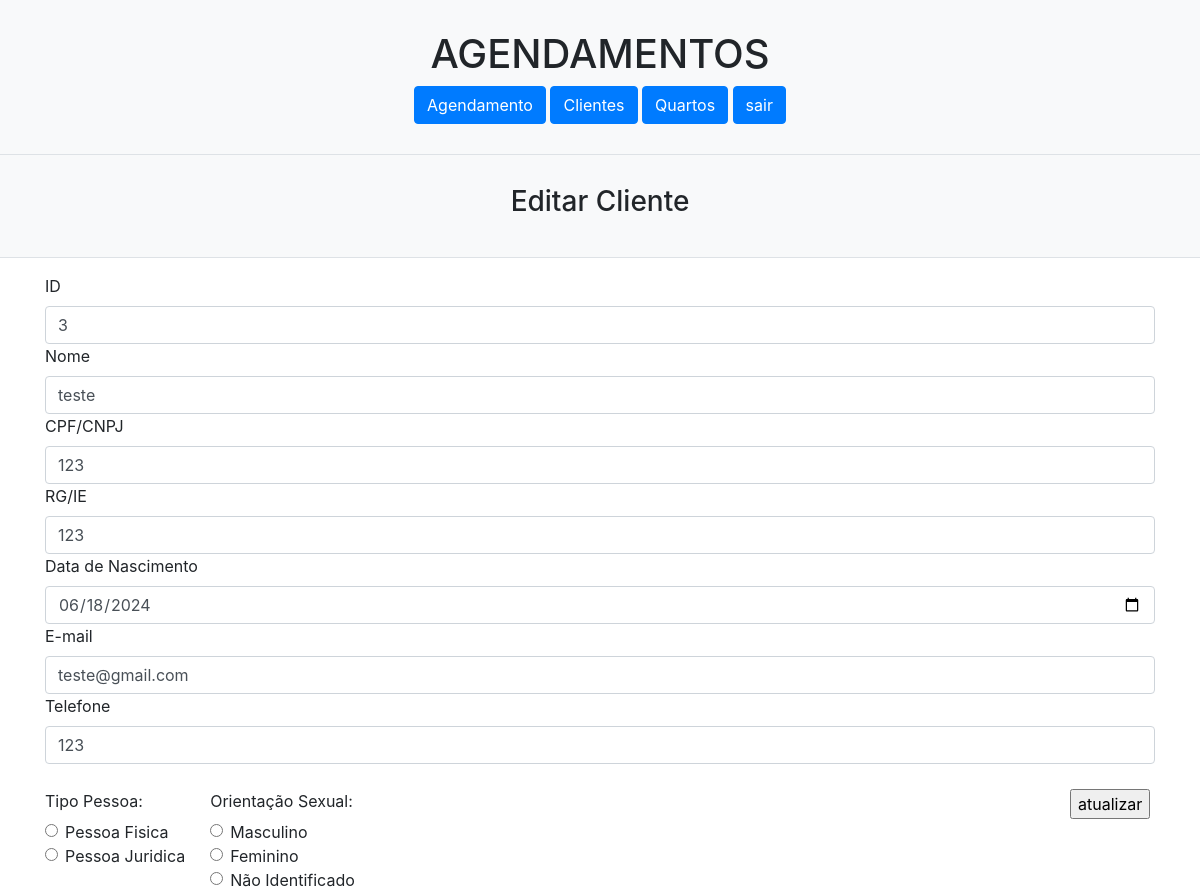
The app's page /Scripts/agenda.php?menuop=editarcliente&idcli=3, older data.
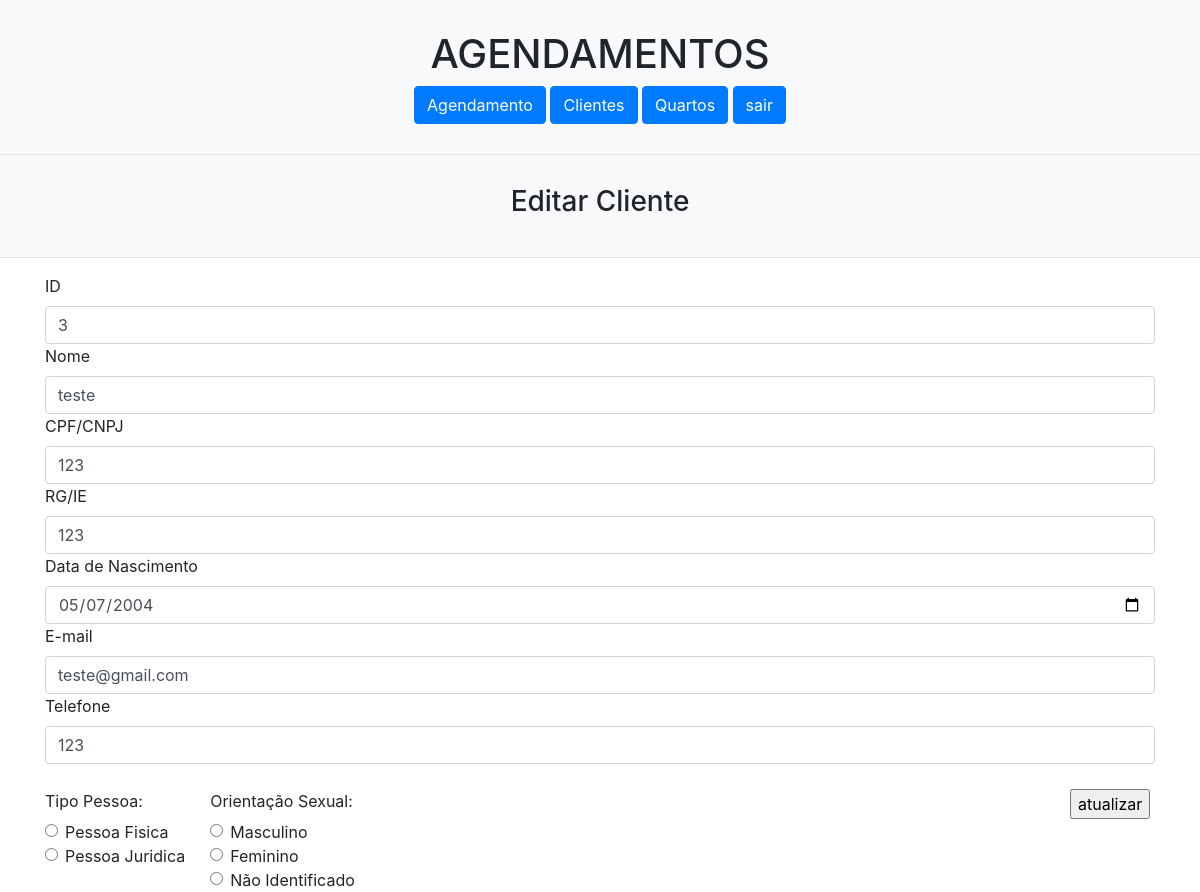
The same page, newer data.
### tables this page shows
CREATE TABLE IF NOT EXISTS `pessoas` (
  `id_pessoa` int NOT NULL AUTO_INCREMENT,
  `nome` varchar(100) NOT NULL,
  `cpfcnpj` varchar(20) NOT NULL,
  `rgie` varchar(20) DEFAULT NULL,
  `nasc` date DEFAULT NULL,
  `f_j` smallint DEFAULT NULL COMMENT '0-Pessoa Fisica, 1-Pessoa Juridica',
  `tipopessoa` smallint DEFAULT NULL COMMENT '0-Usuario, 1-Cliente, 2-Medico',
  `email` varchar(50) DEFAULT NULL,
  `telefone` varchar(50) DEFAULT NULL,
  `orientacaosex` char(1) DEFAULT NULL COMMENT 'M-Masculino, F-Feminino, N-Não Identificado',
  PRIMARY KEY (`id_pessoa`)
);

### Scripts/editarcliente.php (the view, shortened to what this page needs)
<?php
$idcli = isset($_GET["idcli"]) ? $_GET["idcli"] : null;
$sql = "SELECT * FROM pessoas WHERE id_pessoa = {$idcli}";
$rs = mysqli_query($conexao,$sql) or die("Erro ao Recuperar os Dados do Registro! " . mysqli_error($conexao));
$dados = mysqli_fetch_assoc($rs);
?>
<!DOCTYPE html>
<html lang="pt-br">
<head>
    <link rel="stylesheet"
        href="https://stackpath.bootstrapcdn.com/bootstrap/4.1.3/css/bootstrap.min.css"
    >
</head>
<Header>
    <center><h3>Editar Cliente</h3></center>
</Header>
<div class="container mt-3">
    <form action="agenda.php?menuop=atualizarcliente" method="post">
        <div>
            <label for="cliid">ID</label>
            <input type="text"  class="form-control" name="cliid" value="<?=$dados["id_pessoa"]?>" required>
        </div>
        <div>
            <label for="clinome">Nome</label>
            <input type="text"  class="form-control" name="clinome" value="<?=$dados["nome"]?>" required>
        </div>
        <div>
            <label for="clicpfcnpj">CPF/CNPJ</label>
            <input type="text" class="form-control" name="clicpfcnpj" value="<?=$dados["cpfcnpj"]?>" required>
        </div>
        <div>
            <label for="clirgie">RG/IE</label>
            <input type="text" class="form-control" name="clirgie" value="<?=$dados["rgie"]?>">
        </div>
        <div>
            <label for="clinasc">Data de Nascimento</label>
            <input type="date" class="form-control" name="clinasc" value="<?=$dados["nasc"]?>">
        </div>
        <div>
            <label for="cliemail">E-mail</label>
            <input type="text" class="form-control" name="cliemail" value="<?=$dados["email"]?>">
        </div>
        <div>
            <label for="clitel">Telefone</label>
            <input type="text" class="form-control" name="clitel" value="<?=$dados["telefone"]?>">
        </div>
        <fieldset class="form-group">
            <legend class="col-form-label pt-0">Tipo Pessoa:</legend>
            <div class="form-check">
                <input class="form-check-input" type="radio" id="pessoafisica" name="clitipo" value="0" required>
                <label class="form-check-label" for="pessoafisica">Pessoa Fisica</label>
            </div>
            <div class="form-check">
                <input class="form-check-input" type="radio" id="pessoajuridica" name="clitipo" value="1" required>
                <label class="form-check-label" for="pessoajuridica">Pessoa Juridica</label>
            </div>
        </fieldset>
        <fieldset class="form-group2">
            <legend class="col-form-label pt-0">Orientação Sexual:</legend>
            <div class="form-check">
                <input class="form-check-input" type="radio" id="masculino" name="cliorientacao" value="M" required>
                <label class="form-check-label" for="masculino">Masculino</label>
            </div>
            <div class="form-check">
                <input class="form-check-input" type="radio" id="feninino" name="cliorientacao" value="F" required>
                <label class="form-check-label" for="feninino">Feminino</label>
            </div>
            <div class="form-check">
                <input class="form-check-input" type="radio" id="naoidentificado" name="cliorientacao" value="N" required>
                <label class="form-check-label" for="naoidentificado">Não Identificado</label>
            </div>
        </fieldset>
        <div class ="botao">
            <input type="submit" value="atualizar" nome="atualizar">
        </div>
    </form>
</div>
</html>

Row changes from the older to the newer data that the page shows:
changed pessoas "teste": clinasc "06/18/2024" → "05/07/2004"
